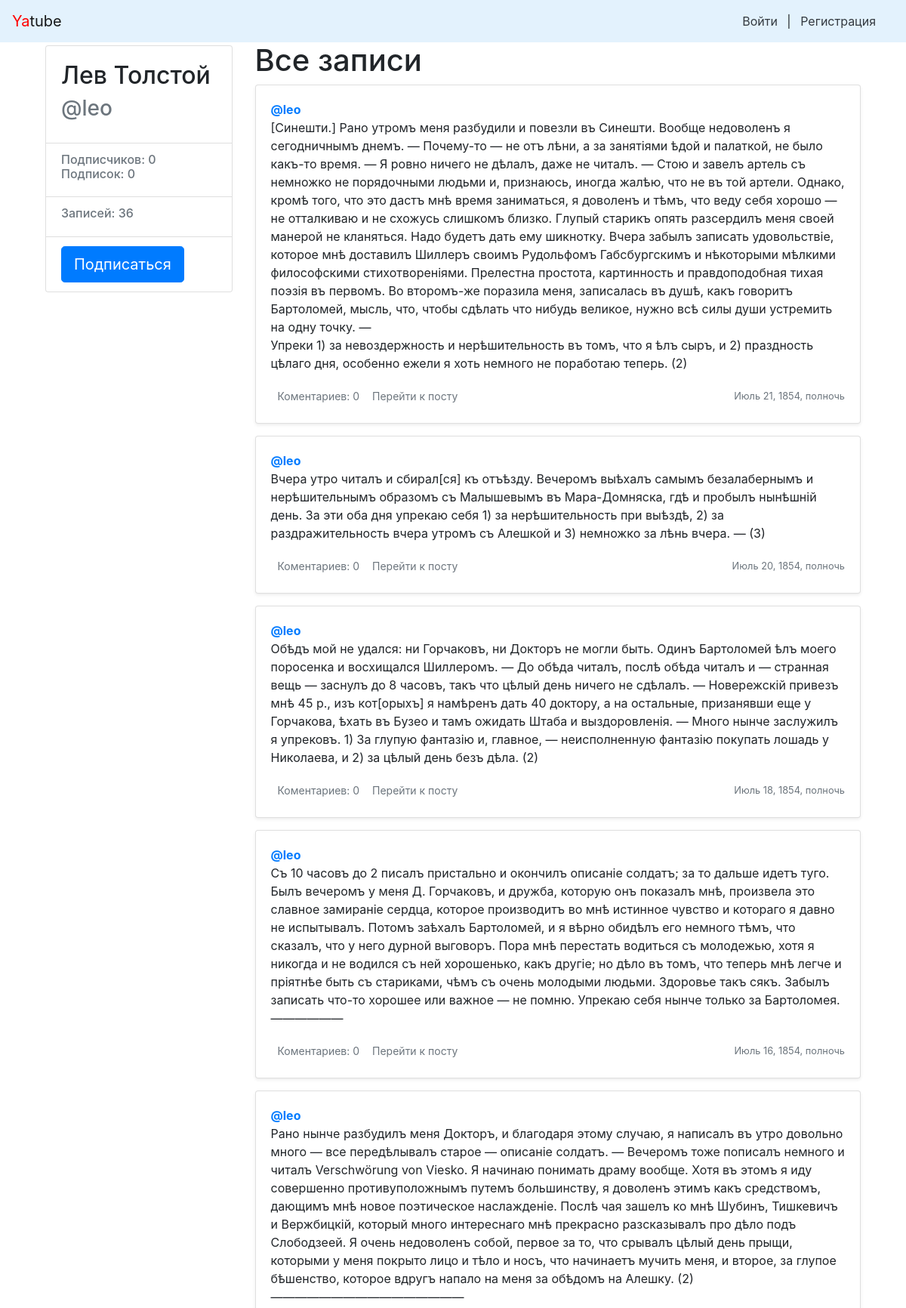
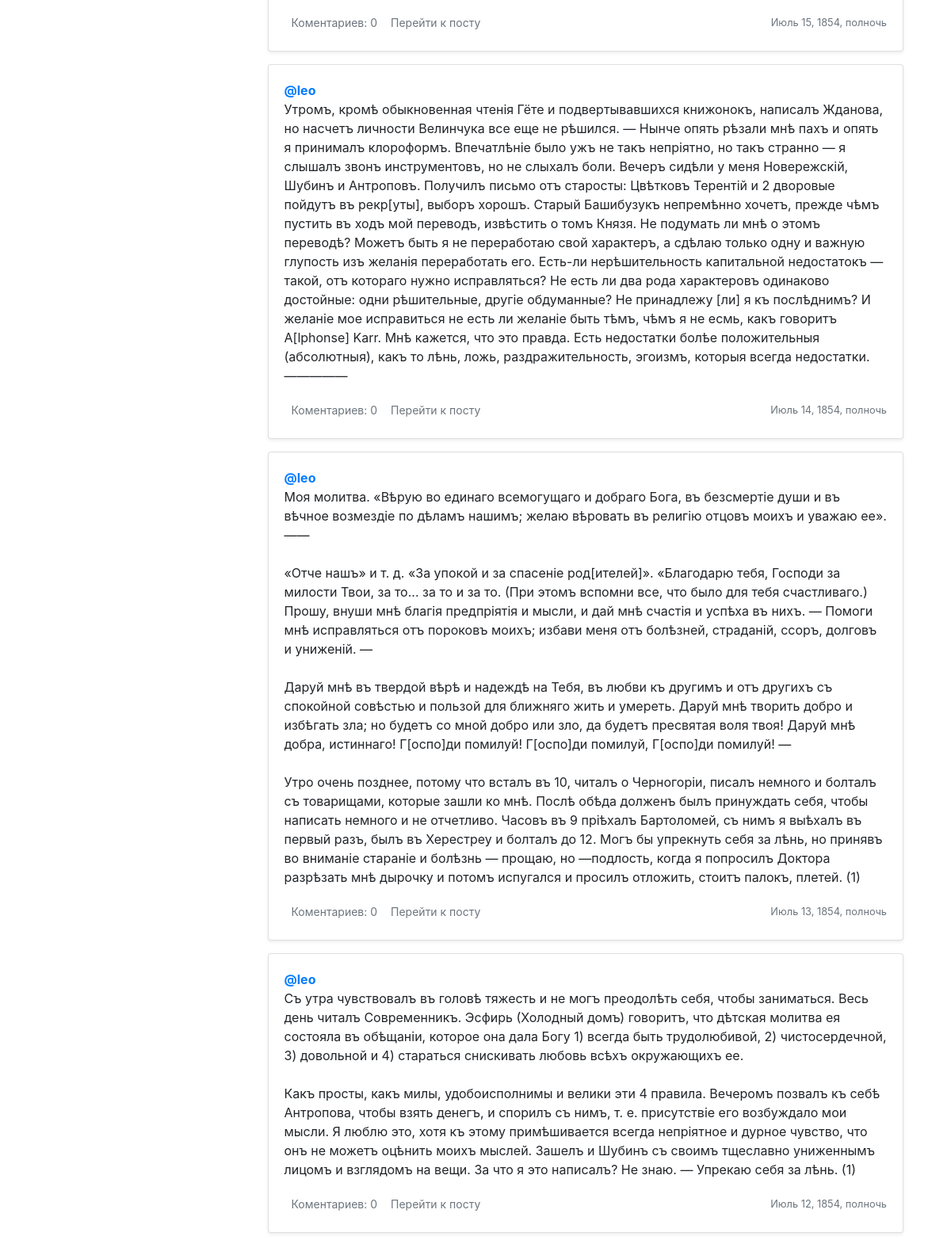
/leo/?page=2 (upper part), run on the app's committed database (2 pictures, top to bottom).
### posts/models.py (models this page shows)
class Post(models.Model):
    class Meta():
        ordering = ['-pub_date', '-id']
    text = models.TextField(max_length=200)
    pub_date = models.DateTimeField("date published", auto_now_add=True)
    author = models.ForeignKey(User, on_delete=models.CASCADE, related_name="post")
    group = models.ForeignKey(Group, on_delete=models.SET_NULL, blank=True, null=True, related_name="post")
    image = models.ImageField(upload_to='posts/', blank=True, null=True)

### posts/views.py (the view)
# urls.py: path('<str:username>/', views.profile, name='profile'),
def profile(request, username):
    author = get_object_or_404(get_user_model(), username=username)
    post_list = author.post.select_related('author', 'group').all()
    paginator = Paginator(post_list, 10)
    page_number = request.GET.get('page', 1)
    page = paginator.get_page(page_number)
    return render(
        request,
        'profile.html',
        {
            'page': page,
            'paginator': paginator,
            'author': author,
            'following': user_is_follower(request.user, author)
        }
    )

### posts/views.py (called while the page is built)
def user_is_follower(user, author):
    return user.is_authenticated and Follow.objects.filter(user=user, author=author).exists()

### yatube/context_processors.py (called while the page is built)
def year(request):
    cur_year = dt.datetime.now().year
    return {'year' : cur_year}

### posts/templates/profile.html (shortened to what this page needs)
{% extends "base.html" %}
{% block content %}
{% load thumbnail %}
    <main role="main" class="container">
    <div class="row">
        {% include "author.html" with author=author %}
        <div class="col-md-9">
            <h1>
                {% if user == author %}
                Мои записи
                {% else %}
                Все записи
                {% endif %}
            </h1>
            {% for post in page %}
                {% include "post_item.html" with post=post %}
            {% endfor %}
        </div>
    </div>
</main>
{% endblock %}

### posts/templates/author.html
<div class="col-md-3 mb-3 mt-1">
    <div class="card">
            <div class="card-body">
                    <div class="h2">
                        {{ author.get_full_name }}
                    </div>
                    <div class="h3 text-muted">
                        @{{ author.username }}
                    </div>
            </div>
            <ul class="list-group list-group-flush">
                    <li class="list-group-item">
                            <div class="h6 text-muted">
                                Подписчиков: {{ author.following.count }}<br />
                                Подписок: {{ author.follower.count }}
                            </div>
                    </li>
                    <li class="list-group-item">
                        <div class="h6 text-muted">
                                Записей: {{ author.post.count }}
                        </div>
                    </li>
                    {% if user != author %}
                    <li class="list-group-item">
                        {% if following %}
                        <a class="btn btn-lg btn-light"
                                href="{% url 'profile_unfollow' author.username %}" role="button">
                                Отписаться
                        </a>
                        {% else %}
                        <a class="btn btn-lg btn-primary"
                                href="{% url 'profile_follow' author.username %}" role="button">
                        Подписаться
                        </a>
                        {% endif %}
                    </li>
                    {% endif %}
            </ul>
    </div>
</div>

### posts/templates/post_item.html (shortened to what this page needs)
<div class="card mb-3 mt-1 shadow-sm">
    {% load thumbnail %}
    <div class="card-body">
        <p class="card-text">
            <a name="post_{{ post.id }}" href="{% url 'profile' post.author.username %}">
                <strong class="d-block text-gray-dark">@{{ post.author }}</strong>
            </a>
            {{ post.text|linebreaksbr }}
        </p>
        <div class="d-flex justify-content-between align-items-center">
            <div class="btn-group ">
                <small class="btn btn-sm text-muted">Коментариев: {{ post.comments.count }}</small>
                {% if not is_post %}
                    <a class="btn btn-sm text-muted" href="{% url 'post' post.author.username post.id %}" role="button">
                        Перейти к посту
                    </a>
                {% endif %}
            </div>
            <small class="text-muted">{{ post.pub_date }}</small>
        </div>
    </div>
</div>

### data on the page
Post: author "leo", text "[Синешти.] Рано утромъ меня разбудили и повезли въ Синешти. Вообще недоволенъ я сегодничнымъ днемъ. — Почему-то — не отъ лѣни, а за занятіями ѣдой и палаткой, не было какъ-тο время. — Я ровно ничего не дѣлалъ, даже не читалъ. — Стою и завелъ артель съ немножко не порядочными людьми и, признаюсь, иногда жалѣю, что не въ той артели. Однако, кромѣ того, что это дастъ мнѣ время заниматься, я доволенъ и тѣмъ, что веду себя хорошо — не отталкиваю и не схожусь слишкомъ близко. Глупый старикъ опять разсердилъ меня своей манерой не кланяться. Надо будетъ дать ему шикнотку. Вчера забылъ записать удовольствіе, которое мнѣ доставилъ Шиллеръ своимъ Рудольфомъ Габсбургскимъ и нѣкоторыми мѣлкими…", comments.count "0", pub_date "Июль 21, 1854, полночь"
Post: author "leo", text "Вчера утро читалъ и сбирал[ся] къ отъѣзду. Вечеромъ выѣхалъ самымъ безалабернымъ и нерѣшительнымъ образомъ съ Малышевымъ въ Мара-Домняска, гдѣ и пробылъ нынѣшній день. За эти оба дня упрекаю себя 1) за нерѣшительность при выѣздѣ, 2) за раздражительность вчера утромъ съ Алешкой и 3) немножко за лѣнь вчера. — (3)", comments.count "0", pub_date "Июль 20, 1854, полночь"
Post: author "leo", text "Обѣдъ мой не удался: ни Горчаковъ, ни Докторъ не могли быть. Одинъ Бартоломей ѣлъ моего поросенка и восхищался Шиллеромъ. — До обѣда читалъ, послѣ обѣда читалъ и — странная вещь — заснулъ до 8 часовъ, такъ что цѣлый день ничего не сдѣлалъ. — Новережскій привезъ мнѣ 45 р., изъ кот[орыхъ] я намѣренъ дать 40 доктору, а на остальные, призанявши еще у Горчакова, ѣхать въ Бузео и тамъ ожидать Штаба и выздоровленія. — Много нынче заслужилъ я упрековъ. 1) За глупую фантазію и, главное, — неисполненную фантазію покупать лошадь у Николаева, и 2) за цѣлый день безъ дѣла. (2)", comments.count "0", pub_date "Июль 18, 1854, полночь"
Post: author "leo", text "Съ 10 часовъ до 2 писалъ пристально и окончилъ описаніе солдатъ; за то дальше идетъ туго. Былъ вечеромъ у меня Д. Горчаковъ, и дружба, которую онъ показалъ мнѣ, произвела это славное замираніе сердца, которое производитъ во мнѣ истинное чувство и котораго я давно не испытывалъ. Потомъ заѣхалъ Бартоломей, и я вѣрно обидѣлъ его немного тѣмъ, что сказалъ, что у него дурной выговоръ. Пора мнѣ перестать водиться съ молодежью, хотя я никогда и не водился съ ней хорошенько, какъ другіе; но дѣло въ томъ, что теперь мнѣ легче и пріятнѣе быть съ стариками, чѣмъ съ очень молодыми людьми. Здоровье такъ сякъ. Забылъ записать что-то хорошее или важное — не помню. Упрекаю себя нынче только за Бартоломея.…", comments.count "0", pub_date "Июль 16, 1854, полночь"
Post: author "leo", text "Рано нынче разбудилъ меня Докторъ, и благодаря этому случаю, я написалъ въ утро довольно много — все передѣлывалъ старое — описаніе солдатъ. — Вечеромъ тоже пописалъ немного и читалъ Verschwörung von Viesko. Я начинаю понимать драму вообще. Хотя въ этомъ я иду совершенно противуположнымъ путемъ большинству, я доволенъ этимъ какъ средствомъ, дающимъ мнѣ новое поэтическое наслажденіе. Послѣ чая зашелъ ко мнѣ Шубинъ, Тишкевичъ и Вержбицкій, который много интереснаго мнѣ прекрасно разсказывалъ про дѣло подъ Слободзеей. Я очень недоволенъ собой, первое за то, что срывалъ цѣлый день прыщи, которыми у меня покрыто лицо и тѣло и носъ, что начинаетъ мучить меня, и второе, за глупое бѣшенство,…", comments.count "0", pub_date "Июль 15, 1854, полночь"
Post: author "leo", text "Утромъ, кромѣ обыкновенная чтенія Гёте и подвертывавшихся книжонокъ, написалъ Жданова, но насчетъ личности Велинчука все еще не рѣшился. — Нынче опять рѣзали мнѣ пахъ и опять я принималъ клороформъ. Впечатлѣніе было ужъ не такъ непріятно, но такъ странно — я слышалъ звонъ инструментовъ, но не слыхалъ боли. Вечеръ сидѣли у меня Новережскій, Шубинъ и Антроповъ. Получилъ письмо отъ старосты: Цвѣтковъ Терентій и 2 дворовые пойдутъ въ рекр[уты], выборъ хорошъ. Старый Башибузукъ непремѣнно хочетъ, прежде чѣмъ пустить въ ходъ мой переводъ, извѣстить о томъ Князя. Не подумать ли мнѣ о этомъ переводѣ? Можетъ быть я не переработаю свой характеръ, a сдѣлаю только одну и важную глупость изъ желанія…", comments.count "0", pub_date "Июль 14, 1854, полночь"
Post: author "leo", text "Моя молитва. «Вѣрую во единаго всемогущаго и добраго Бога, въ безсмертіе души и въ вѣчное возмездіе по дѣламъ нашимъ; желаю вѣровать въ религію отцовъ моихъ и уважаю ее». —— «Отче нашъ» и т. д. «За упокой и за спасеніе род[ителей]». «Благодарю тебя, Господи за милости Твои, за то... за то и за то. (При этомъ вспомни все, что было для тебя счастливаго.) Прошу, внуши мнѣ благія предпріятія и мысли, и дай мнѣ счастія и успѣха въ нихъ. — Помоги мнѣ исправляться отъ пороковъ моихъ; избави меня отъ болѣзней, страданій, ссоръ, долговъ и униженій. — Даруй мнѣ въ твердой вѣрѣ и надеждѣ на Тебя, въ любви къ другимъ и отъ другихъ съ спокойной совѣстью и пользой для ближняго жить и умереть. Даруй мнѣ…", comments.count "0", pub_date "Июль 13, 1854, полночь"
Post: author "leo", text "Съ утра чувствовалъ въ головѣ тяжесть и не могъ преодолѣть себя, чтобы заниматься. Весь день читалъ Современникъ. Эсфирь (Холодный домъ) говоритъ, что дѣтская молитва ея состояла въ обѣщаніи, которое она дала Богу 1) всегда быть трудолюбивой, 2) чистосердечной, 3) довольной и 4) стараться снискивать любовь всѣхъ окружающихъ ее. Какъ просты, какъ милы, удобоисполнимы и велики эти 4 правила. Вечеромъ позвалъ къ себѣ Антропова, чтобы взять денегъ, и спорилъ съ нимъ, т. е. присутствіе его возбуждало мои мысли. Я люблю это, хотя къ этому примѣшивается всегда непріятное и дурное чувство, что онъ не можетъ оцѣнить моихъ мыслей. Зашелъ и Шубинъ съ своимъ тщеславно униженнымъ лицомъ и взглядомъ на…", comments.count "0", pub_date "Июль 12, 1854, полночь"

### other printed values
{{ author.get_full_name }} "Лев Толстой"
{{ author.username }} "leo"
{{ author.following.count }} "0"
{{ author.follower.count }} "0"
{{ author.post.count }} "36"
